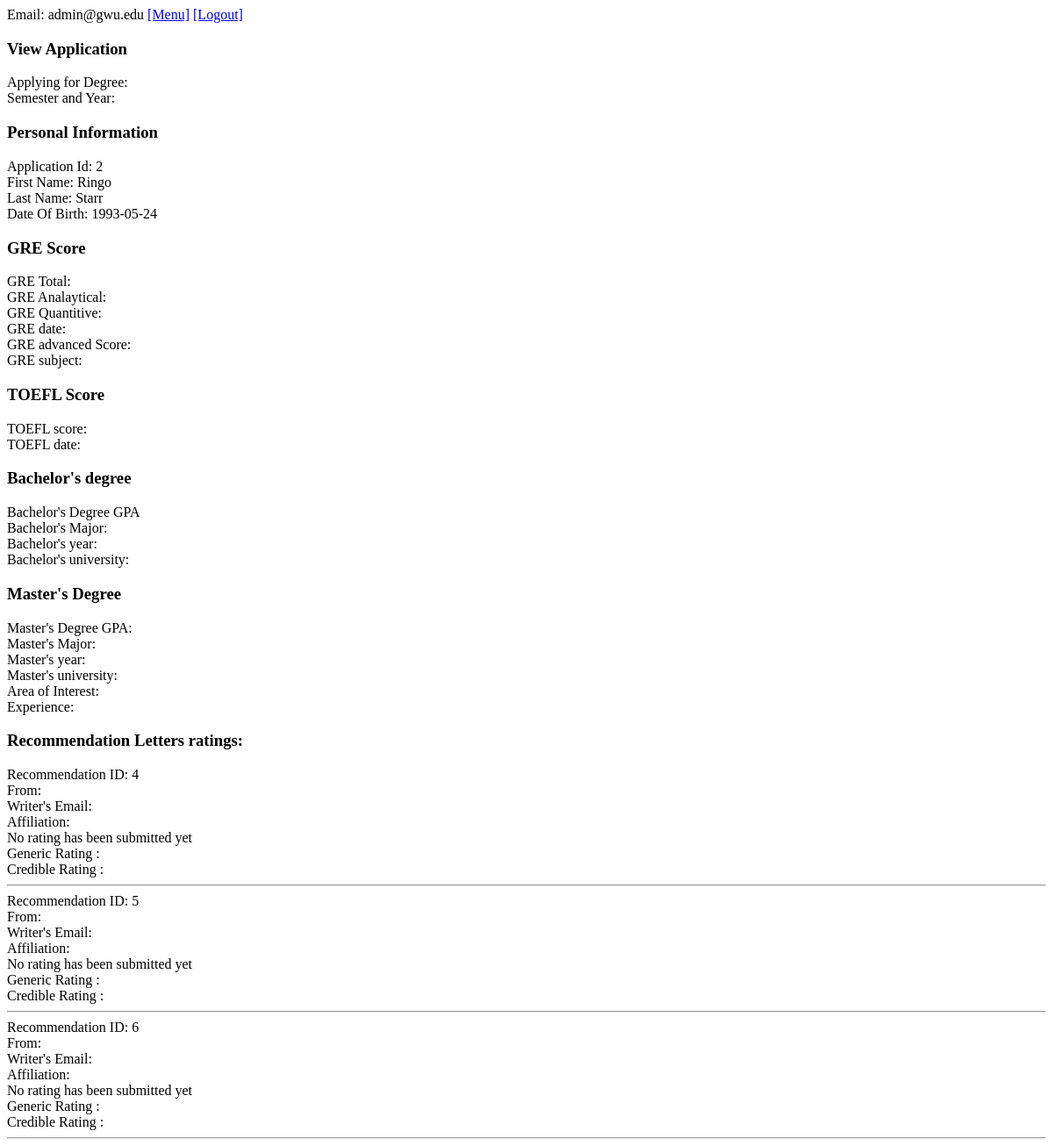
The app's page /public_html/view-application.php?viewapplication=2 (signed in) with its own data.
### tables this page shows
CREATE TABLE application 
  ( 
     id               INT NOT NULL PRIMARY KEY AUTO_INCREMENT, 
     email            VARCHAR(254) NOT NULL, 
     reviewerusername VARCHAR(254), 
     status           VARCHAR(20) NOT NULL, 
     finaldecision    INT NOT NULL, 
     semester         VARCHAR(10), 
     year             YEAR 
  );

CREATE TABLE personalinfo 
  ( 
     firstname         VARCHAR(30), 
     lastname          VARCHAR(30), 
     dob               DATE, 
     address           VARCHAR (100), 
     ssn               VARCHAR (11),
     applicationid     INT NOT NULL PRIMARY KEY, 
     FOREIGN KEY (applicationid) REFERENCES application(id) 
  );

CREATE TABLE recommendation 
  ( 
     applicationid    INT NOT NULL, 
     recommendationid INT NOT NULL PRIMARY KEY AUTO_INCREMENT, 
     writername       VARCHAR(30), 
     writeremail      VARCHAR(254), 
     affiliation      VARCHAR(30), 
     rating           INT CHECK (Rating >= 1 AND Rating <= 6), 
     genericrating    BOOLEAN, 
     crediblerating   BOOLEAN, 
     FOREIGN KEY (applicationid) REFERENCES application(id) 
  );

### public_html/view-application.php (the view, shortened to what this page needs)
<html>
<head>
    <link rel="stylesheet" href="style.css">
</head>
<body>
<?php
include 'header.php';
?>
<h3>View Application</h3>
<?php
if (isset($_GET['viewapplication'])) {
    $query = "SELECT * FROM application, academicinfo, personalinfo  WHERE application.id=academicinfo.applicationid AND application.id=personalinfo.applicationid AND application.id='" . $_SESSION['currentappid'] . "'";
    $result = mysqli_query($connection, $query);
    if (mysqli_num_rows($result) > 0) {
        while ($row = mysqli_fetch_assoc($result)) {
          echo "Applying for Degree: ".$row['degreeapplyingfor']."<br>";
          echo "Semester and Year: ". $row["semester"]."";
          echo "  ".$row["year"]."<br>";
          echo "<h3> Personal Information </h3>";
            echo "Application Id:   " . $row["applicationid"] . "<br>";
            echo "First Name:   " . $row["firstname"] . "<br>";
            echo "Last Name:   " . $row["lastname"] . "<br>";
            echo "Date Of Birth:   " . $row["dob"] . "<br>";
            echo "<h3> GRE Score </h3>";
            echo "GRE Total:   " . $row["gretotal"] . "<br>";
            echo "GRE Analaytical:   " . $row["greanalytical"] . "<br>";
            echo "GRE Quantitive:   " . $row["grequantitive"] . "<br>";
            echo "GRE date:   " . $row["gredate"] . "<br>";
            echo "GRE advanced Score:   " . $row["greadvscore"] . "<br>";
            echo "GRE subject:   " . $row["gresubj"] . "<br>";
            echo "<h3> TOEFL Score </h3>";
            echo "TOEFL score:   " . $row["toeflscore"] . "<br>";
            echo "TOEFL date:   " . $row["toefldate"] . "<br>";
            echo "<h3> Bachelor's degree </h3>";
            echo "Bachelor's Degree GPA  " . $row["bachgpa"] . "<br>";
            echo "Bachelor's Major:   " . $row["bachmajor"] . "<br>";
            echo "Bachelor's year:   " . $row["bachyear"] . "<br>";
            echo "Bachelor's university:   " . $row["bachuni"] . "<br>";
            echo "<h3> Master's Degree </h3>";
            echo "Master's Degree GPA:   " . $row["masgpa"] . "<br>";
            echo "Master's Major:   " . $row["masmajor"] . "<br>";
            echo "Master's year:   " . $row["masyear"] . "<br>";
            echo "Master's university:   " . $row["masuni"] . "<br>";
            echo "Area of Interest:   " . $row["areaofint"] . "<br>";
            echo "Experience:   " . $row["experience"] . "<br>";
        }
    }
    echo "<h3>Recommendation Letters ratings: </h3>";
    $checklettersquery = "SELECT * FROM recommendation WHERE applicationid='" . $_SESSION['currentappid'] . "' ";
    $checkresult       = mysqli_query($connection, $checklettersquery);
    if (mysqli_num_rows($checkresult) > 0) {
        while ($row = mysqli_fetch_assoc($checkresult)) {
            echo "Recommendation ID: " . $row['recommendationid'] . "<br>";
            echo "From: " . $row['writername'] . "<br>";
            echo "Writer's Email: " . $row['writeremail'] . "<br>";
            echo "Affiliation: " . $row['affiliation'] . "<br>";
            if ($row['rating'] == NULL) {
                echo "No rating has been submitted yet<br>";
            } else {
                echo "Rating : " . $row['rating'] . "<br>";
            }
                echo "Generic Rating : " . $row['genericrating'] . "<br>";
                echo "Credible Rating : " . $row['crediblerating'] . "<br>";
            echo "<hr>";
        }
    } else {
        echo "no rating has been submitted for this letter";
    }
}
?>
</body>
</html>

### public_html/style.css (style rules this page uses)
body { font-family: verdana; }

### records on screen
application: personalinfo.applicationid "2", personalinfo.firstname "Ringo", personalinfo.lastname "Starr", personalinfo.dob "1993-05-24"
recommendation: recommendationid "4", shows "No rating has been submitted yet"
recommendation: recommendationid "5", shows "No rating has been submitted yet"
recommendation: recommendationid "6", shows "No rating has been submitted yet"

### other values on screen
$_SESSION["email"] "admin@gwu.edu"
